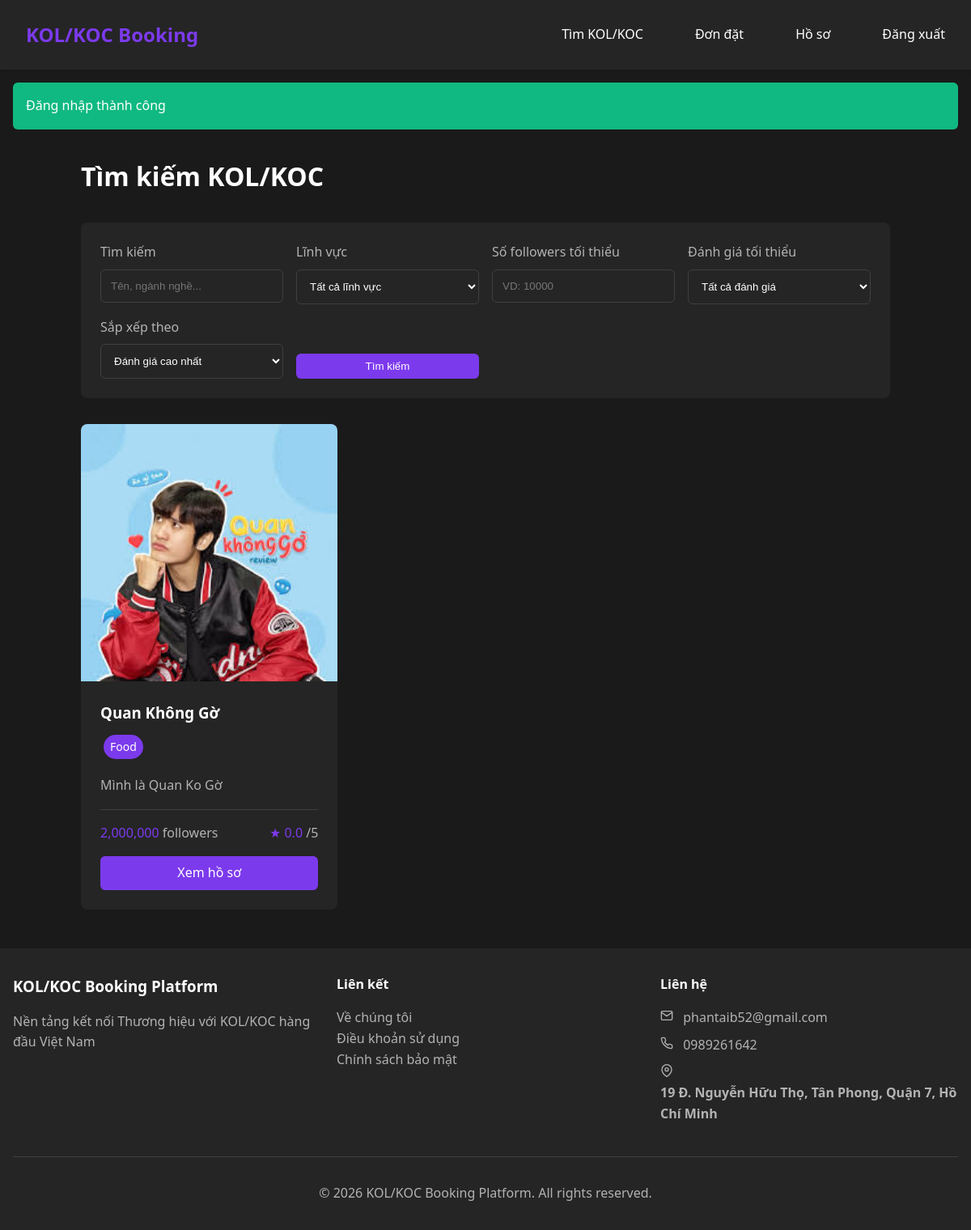
The app's page /view/search.php (signed in) with its own data.
### tables this page shows
CREATE TABLE `profiles` (
  `user_id` int(10) UNSIGNED NOT NULL,
  `name` varchar(100) NOT NULL,
  `avatar` varchar(255) DEFAULT NULL,
  `bio` text DEFAULT NULL,
  `industry` varchar(100) DEFAULT NULL,
  `social_links` varchar(255) DEFAULT NULL,
  `followers` int(11) DEFAULT NULL
);

CREATE TABLE `settings` (
  `id` varchar(50) NOT NULL,
  `name` varchar(100) NOT NULL,
  `value` text DEFAULT NULL,
  `type` enum('text','image','json') NOT NULL DEFAULT 'text',
  `created_at` timestamp NOT NULL DEFAULT current_timestamp(),
  `updated_at` timestamp NOT NULL DEFAULT current_timestamp() ON UPDATE current_timestamp()
);

### includes/Database.php (called while the page is built, shortened)
<?php
class Database {
    private static $instance = null;
    private $connection;
    private function __construct() {
        try {
            $this->connection = new PDO(
                "mysql:host=" . DB_HOST . ";dbname=" . DB_NAME . ";charset=utf8mb4",
                DB_USER,
                DB_PASS,
                [
                    PDO::ATTR_ERRMODE => PDO::ERRMODE_EXCEPTION,
                    PDO::ATTR_DEFAULT_FETCH_MODE => PDO::FETCH_ASSOC,
                    PDO::ATTR_EMULATE_PREPARES => false
                ]
            );
        } catch (PDOException $e) {
            die("Connection failed: " . $e->getMessage());
        }
    }
    public static function getInstance() {
        if (self::$instance === null) {
            self::$instance = new self();
        }
        return self::$instance;
    }
    public function prepare($sql) {
        return $this->connection->prepare($sql);
    }
    public function query($sql) {
        return $this->connection->query($sql);
    }
}

### models/Settings.php (called while the page is built, shortened)
<?php
require_once __DIR__ . '/../includes/Database.php';
class Settings {
    private static $db;
    private static $instance = null;
    private function __construct() {
        self::$db = Database::getInstance();
        self::$db->query("CREATE TABLE IF NOT EXISTS settings (
            id VARCHAR(50) PRIMARY KEY,
            name VARCHAR(100) NOT NULL,
            value TEXT,
            type ENUM('text', 'image', 'json') NOT NULL DEFAULT 'text',
            created_at TIMESTAMP DEFAULT CURRENT_TIMESTAMP,
            updated_at TIMESTAMP DEFAULT CURRENT_TIMESTAMP ON UPDATE CURRENT_TIMESTAMP
        )");
        $defaultSettings = [
            'homepage_background' => ['Homepage Background Image', '', 'image'],
            'contact_email' => ['Contact Email', '', 'text'],
            'contact_phone' => ['Contact Phone', '', 'text'],
            'contact_address' => ['Contact Address', '', 'text'],
            'pinned_kols' => ['Pinned KOLs', '[]', 'json'],
            'blog_content' => ['Blog Content', '', 'text']
        ];
        foreach ($defaultSettings as $id => [$name, $value, $type]) {
            $stmt = self::$db->prepare("INSERT IGNORE INTO settings (id, name, value, type) VALUES (?, ?, ?, ?)");
            $stmt->execute([$id, $name, $value, $type]);
        }
    }
    public static function getInstance() {
        if (self::$instance === null) {
            self::$instance = new Settings();
        }
        return self::$instance;
    }
    public static function get($id) {
        self::getInstance();
        $stmt = self::$db->prepare("SELECT * FROM settings WHERE id = ?");
        $stmt->execute([$id]);
        $setting = $stmt->fetch();
        return $setting ? $setting['value'] : null;
    }
}
?>

### view/search.php (the view, shortened to what this page needs)
<?php
$db = Database::getInstance();
$where = ["u.role = 'kol_koc' AND u.status = 'active'"];
$having = [];
$params = [];
$sql = "SELECT u.id, u.email, p.name, p.avatar, p.bio, p.industry, p.followers,
        COUNT(DISTINCT b.id) as total_bookings,
        COALESCE(AVG(r.rating), 0) as avg_rating,
        GROUP_CONCAT(DISTINCT c.name) as categories
        FROM users u
        JOIN profiles p ON u.id = p.user_id
        LEFT JOIN bookings b ON u.id = b.kol_koc_id
        LEFT JOIN reviews r ON u.id = r.target_id
        LEFT JOIN user_categories uc ON u.id = uc.user_id
        LEFT JOIN categories c ON uc.category_id = c.id
        WHERE " . implode(' AND ', $where) . "
        GROUP BY u.id" .
        (!empty($having) ? " HAVING " . implode(' AND ', $having) : "") . "
        ORDER BY " .
        (!empty($_GET['sort']) && $_GET['sort'] === 'followers' ? 'p.followers DESC' : 'avg_rating DESC');
$stmt = $db->prepare($sql);
$stmt->execute($params);
$results = $stmt->fetchAll();
require_once '../includes/header.php';
?>
<link rel="stylesheet" href="../assets/css/brand.css">
<div class="search-container">
    <h1 class="search-title">Tìm kiếm KOL/KOC</h1>
    <div class="search-form-container">
        <form method="GET" action="" class="search-form-grid">
            <div class="form-group">
                <label for="search">Tìm kiếm</label>
                <input type="text" id="search" name="search" class="form-control"
                    value="<?= htmlspecialchars($_GET['search'] ?? '') ?>"
                    placeholder="Tên, ngành nghề...">
            </div>
            <div class="form-group">
                <label for="category">Lĩnh vực</label>
                <select id="category" name="category" class="form-control">
                    <option value="">Tất cả lĩnh vực</option>
                </select>
            </div>
            <div class="form-group">
                <label for="min_followers">Số followers tối thiểu</label>
                <input type="number" id="min_followers" name="min_followers" class="form-control"
                    value="<?= htmlspecialchars($_GET['min_followers'] ?? '') ?>"
                    placeholder="VD: 10000">
            </div>
            <div class="form-group">
                <label for="min_rating">Đánh giá tối thiểu</label>
                <select id="min_rating" name="min_rating" class="form-control">
                    <option value="">Tất cả đánh giá</option>
                </select>
            </div>
            <div class="form-group">
                <label for="sort">Sắp xếp theo</label>
                <select id="sort" name="sort" class="form-control">
                    <option value="rating" <?= (!isset($_GET['sort']) || $_GET['sort'] === 'rating') ? 'selected' : '' ?>>
                        Đánh giá cao nhất
                    </option>
                </select>
            </div>
            <div class="search-button-container">
                <button type="submit" class="btn full-width-button">Tìm kiếm</button>
            </div>
        </form>
    </div>
    <?php if (empty($results)): ?>
        <p class="search-no-results">
            Không tìm thấy KOL/KOC nào phù hợp với tiêu chí tìm kiếm
        </p>
    <?php else: ?>
        <div class="search-results-grid">
            <?php foreach ($results as $kol): ?>
                <div class="kol-card"
                onmouseover="this.style.transform='translateY(-5px)'"
                onmouseout="this.style.transform='translateY(0)'">
                    <div class="kol-image-container">
                        <img src="<?= $kol['avatar'] ? '../uploads/avatars/' . $kol['avatar'] : Util::getImagePlaceholder() ?>"
                             alt="<?= htmlspecialchars($kol['name'] ?? '') ?>"
                             class="kol-image">
                    </div>
                    <div class="kol-info">
                        <h3 class="kol-name"><?= htmlspecialchars($kol['name'] ?? '') ?></h3>
                        <?php if ($kol['categories']): ?>
                            <div class="kol-categories">
                                <?php foreach (explode(',', $kol['categories']) as $category): ?>
                                    <span class="category-tag">
                                        <?= htmlspecialchars($category) ?>
                                    </span>
                                <?php endforeach; ?>
                            </div>
                        <?php endif; ?>
                        <p class="kol-bio">
                            <?= htmlspecialchars($kol['bio'] ?? '') ?>
                        </p>
                        <div class="kol-stats">
                            <div>
                                <span class="kol-followers-count"><?= number_format((int)($kol['followers'] ?? 0)) ?></span>
                                <span class="kol-followers-label"> followers</span>
                            </div>
                            <div>
                                <span class="kol-rating-value">★ <?= number_format((float)($kol['avg_rating'] ?? 0), 1) ?></span>
                                <span class="kol-rating-max">/5</span>
                            </div>
                        </div>
                        <a href="profile.php?id=<?= $kol['id'] ?>" class="btn profile-link">
                            Xem hồ sơ
                        </a>
                    </div>
                </div>
            <?php endforeach; ?>
        </div>
    <?php endif; ?>
</div>
<?php require_once '../includes/footer.php'; ?>

### includes/footer.php (shortened to what this page needs)
<?php
require_once __DIR__ . '/../models/Settings.php';
?>
</main>
    <footer>
        <div class="container">
            <div class="footer-grid">
                <div>
                    <h3 class="footer-heading">KOL/KOC Booking Platform</h3>
                    <p>Nền tảng kết nối Thương hiệu với KOL/KOC hàng đầu Việt Nam</p>
                </div>
                <div>
                    <h4 class="footer-heading">Liên kết</h4>
                    <ul class="footer-list">
                        <li><a href="../view/about.php" class="footer-link">Về chúng tôi</a></li>
                        <li><a href="../view/terms.php" class="footer-link">Điều khoản sử dụng</a></li>
                        <li><a href="../view/privacy.php" class="footer-link">Chính sách bảo mật</a></li>
                    </ul>
                </div>
                <div>
                    <h4 class="footer-heading">Liên hệ</h4>
                    <ul class="footer-list">
                        <?php if ($email = Settings::get('contact_email')): ?>
                            <li class="contact-item">
                                <?= htmlspecialchars($email) ?>
                            </li>
                        <?php endif; ?>
                        <?php if ($phone = Settings::get('contact_phone')): ?>
                            <li class="contact-item">
                                <?= htmlspecialchars($phone) ?>
                            </li>
                        <?php endif; ?>
                        <?php if ($address = Settings::get('contact_address')): ?>
                            <li class="contact-item">
                                <svg xmlns="http://www.w3.org/2000/svg" width="16" height="16" viewBox="0 0 24 24" fill="none" stroke="currentColor" stroke-width="2" stroke-linecap="round" stroke-linejoin="round" class="contact-icon">
                                    <path d="M21 10c0 7-9 13-9 13s-9-6-9-13a9 9 0 0 1 18 0z"></path>
                                    <circle cx="12" cy="10" r="3"></circle>
                                </svg>
                                <span><?= htmlspecialchars_decode($address) ?></span>
                            </li>
                        <?php endif; ?>
                    </ul>
                </div>
            </div>
            <div class="footer-divider">
                <p>© <?= date('Y') ?> KOL/KOC Booking Platform. All rights reserved.</p>
            </div>
        </div>
    </footer>
</body>
</html>

### assets/css/brand.css (style rules this page uses)
.form-group { margin: 0; }
.full-width-button { width: 100%; }
.search-container { max-width: 1000px; margin: 2rem auto; }
.search-title { margin-bottom: 2rem; }
.search-form-container { background-color: var(--bg-secondary); padding: 1.5rem; border-radius: 0.5rem; margin-bottom: 2rem; }
.search-form-grid { display: grid; gap: 1rem; grid-template-columns: repeat(auto-fit, minmax(200px, 1fr)); }
.search-button-container { margin: 0; display: flex; align-items: flex-end; }
.search-results-grid { display: grid; gap: 1.5rem; grid-template-columns: repeat(auto-fill, minmax(300px, 1fr)); }
.kol-card { background-color: var(--bg-secondary); border-radius: 0.5rem; overflow: hidden; transition: transform 0.3s ease; }
.kol-image-container { position: relative; padding-top: 100%; }
.kol-image { position: absolute; top: 0; left: 0; width: 100%; height: 100%; object-fit: cover; background-color: var(--bg-primary); }
.kol-info { padding: 1.5rem; }
.kol-name { margin-bottom: 0.5rem; }
.kol-categories { margin-bottom: 1rem; }
.category-tag { display: inline-block; padding: 0.25rem 0.5rem; background-color: var(--accent-color); color: white; border-radius: 1rem; font-size: 0.875rem; margin: 0.25rem; }
.kol-bio { color: var(--text-secondary); display: -webkit-box; -webkit-line-clamp: 3; -webkit-box-orient: vertical; overflow: hidden; margin-bottom: 1rem; }
.kol-stats { display: flex; justify-content: space-between; align-items: center; padding-top: 1rem; border-top: 1px solid var(--border-color); margin-bottom: 1rem; }
.kol-followers-count { color: var(--accent-color); }
.kol-followers-label { color: var(--text-secondary); }
.kol-rating-value { color: var(--accent-color); }
.kol-rating-max { color: var(--text-secondary); }
.profile-link { display: block; text-align: center; }

### includes/header.php (style rules this page uses)
:root { --bg-primary: #1a1a1a; --bg-secondary: #252525; --text-primary: #ffffff; --text-secondary: #b3b3b3; --accent-color: #7c3aed; --accent-hover: #6d28d9; --error-color: #ef4444; --success-color: #10b981; --border-color: #404040; }
* { margin: 0; padding: 0; box-sizing: border-box; }
body { font-family: 'Segoe UI', system-ui, sans-serif; background-color: var(--bg-primary); color: var(--text-primary); line-height: 1.6; }
.container { max-width: 1200px; margin: 0 auto; padding: 0 1rem; }
.btn { display: inline-block; padding: 0.5rem 1rem; border-radius: 0.375rem; background-color: var(--accent-color); color: white; text-decoration: none; border: none; cursor: pointer; transition: background-color 0.3s ease; }
.form-group { margin-bottom: 1rem; }
.form-group label { display: block; margin-bottom: 0.5rem; color: var(--text-secondary); }
.form-control { width: 100%; padding: 0.75rem; border: 1px solid var(--border-color); border-radius: 0.375rem; background-color: var(--bg-secondary); color: var(--text-primary); }

### includes/footer.php (style rules this page uses)
footer { background-color: var(--bg-secondary); padding: 2rem 0; margin-top: 3rem; color: var(--text-secondary); }
.footer-grid { display: grid; grid-template-columns: repeat(auto-fit, minmax(250px, 1fr)); gap: 2rem; }
.footer-heading { color: var(--text-primary); margin-bottom: 1rem; }
.footer-list { list-style: none; }
.footer-link { color: var(--text-secondary); text-decoration: none; }
.contact-item { margin-bottom: 0.5rem; }
.contact-icon { display: inline; margin-right: 0.5rem; }
.footer-divider { margin-top: 2rem; padding-top: 2rem; border-top: 1px solid var(--border-color); text-align: center; }

### records on screen
profiles: avatar (picture), name "Quan Không Gờ", category "Food", bio "Mình là Quan Ko Gờ", followers "2,000,000", avg_rating "0.0"
settings: value "phantaib52@gmail.com"
settings: value "0989261642"
settings: value "19 Đ. Nguyễn Hữu Thọ, Tân Phong, Quận 7, Hồ Chí Minh"

### other values on screen
$flash['message'] "Đăng nhập thành công"
